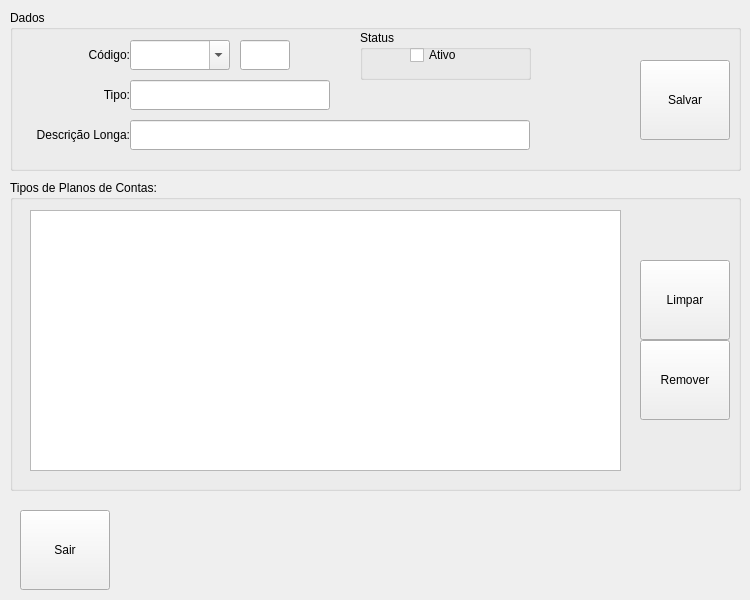
<?xml version="1.0" encoding="UTF-8"?>
<ui version="4.0">
 <class>MngFormChartAccountType</class>
 <widget class="QDialog" name="MngFormChartAccountType">
  <property name="geometry">
   <rect>
    <x>0</x>
    <y>0</y>
    <width>750</width>
    <height>600</height>
   </rect>
  </property>
  <property name="minimumSize">
   <size>
    <width>750</width>
    <height>600</height>
   </size>
  </property>
  <property name="maximumSize">
   <size>
    <width>750</width>
    <height>600</height>
   </size>
  </property>
  <property name="windowTitle">
   <string>Manutenção - Tipo de Plano de Contas...</string>
  </property>
  <property name="windowIcon">
   <iconset resource="../images.qrc">
    <normaloff>:/images/PNG/128x128/gnome-system-config-128x128.png</normaloff>:/images/PNG/128x128/gnome-system-config-128x128.png</iconset>
  </property>
  <widget class="QGroupBox" name="GBoxDataChartAccountType">
   <property name="geometry">
    <rect>
     <x>10</x>
     <y>10</y>
     <width>731</width>
     <height>161</height>
    </rect>
   </property>
   <property name="acceptDrops">
    <bool>true</bool>
   </property>
   <property name="toolTip">
    <string/>
   </property>
   <property name="title">
    <string>Dados</string>
   </property>
   <widget class="QLabel" name="LabelCodeChartAccountType">
    <property name="geometry">
     <rect>
      <x>0</x>
      <y>30</y>
      <width>120</width>
      <height>30</height>
     </rect>
    </property>
    <property name="text">
     <string>Código:</string>
    </property>
    <property name="alignment">
     <set>Qt::AlignRight|Qt::AlignTrailing|Qt::AlignVCenter</set>
    </property>
   </widget>
   <widget class="QLabel" name="LabelLongNameChartAccountType">
    <property name="geometry">
     <rect>
      <x>0</x>
      <y>110</y>
      <width>120</width>
      <height>30</height>
     </rect>
    </property>
    <property name="text">
     <string>Descrição Longa:</string>
    </property>
    <property name="alignment">
     <set>Qt::AlignRight|Qt::AlignTrailing|Qt::AlignVCenter</set>
    </property>
   </widget>
   <widget class="QLabel" name="LabelChartAccountType">
    <property name="geometry">
     <rect>
      <x>0</x>
      <y>70</y>
      <width>120</width>
      <height>30</height>
     </rect>
    </property>
    <property name="text">
     <string>Tipo:</string>
    </property>
    <property name="alignment">
     <set>Qt::AlignRight|Qt::AlignTrailing|Qt::AlignVCenter</set>
    </property>
   </widget>
   <widget class="QToolButton" name="TButtonSaveChartAccountType">
    <property name="geometry">
     <rect>
      <x>630</x>
      <y>50</y>
      <width>90</width>
      <height>80</height>
     </rect>
    </property>
    <property name="toolTip">
     <string>Salvar os dados para o Formulário...</string>
    </property>
    <property name="text">
     <string>Salvar</string>
    </property>
    <property name="icon">
     <iconset resource="../images.qrc">
      <normaloff>:/images/PNG/48x48/Filesave-48x48.png</normaloff>:/images/PNG/48x48/Filesave-48x48.png</iconset>
    </property>
    <property name="iconSize">
     <size>
      <width>48</width>
      <height>48</height>
     </size>
    </property>
    <property name="toolButtonStyle">
     <enum>Qt::ToolButtonTextUnderIcon</enum>
    </property>
   </widget>
   <widget class="QComboBox" name="CBoxCodeChartAccountType">
    <property name="geometry">
     <rect>
      <x>120</x>
      <y>30</y>
      <width>100</width>
      <height>30</height>
     </rect>
    </property>
    <property name="toolTip">
     <string>Informar um Código para Tipo de Plano de Contas...</string>
    </property>
    <property name="editable">
     <bool>true</bool>
    </property>
   </widget>
   <widget class="QLineEdit" name="LEditChartAccountTypeID">
    <property name="geometry">
     <rect>
      <x>230</x>
      <y>30</y>
      <width>50</width>
      <height>30</height>
     </rect>
    </property>
   </widget>
   <widget class="QLineEdit" name="LEditLongNameChartAccountType">
    <property name="geometry">
     <rect>
      <x>120</x>
      <y>110</y>
      <width>400</width>
      <height>30</height>
     </rect>
    </property>
    <property name="toolTip">
     <string>Informar uma Nome/Descrição para o Tipo de Plano de Contas...</string>
    </property>
   </widget>
   <widget class="QGroupBox" name="GBoxStatusActiveChartAccountType">
    <property name="geometry">
     <rect>
      <x>350</x>
      <y>20</y>
      <width>171</width>
      <height>50</height>
     </rect>
    </property>
    <property name="title">
     <string>Status</string>
    </property>
    <widget class="QCheckBox" name="CheckBoxStatusActiveChartAccountType">
     <property name="geometry">
      <rect>
       <x>50</x>
       <y>10</y>
       <width>100</width>
       <height>30</height>
      </rect>
     </property>
     <property name="toolTip">
      <string>Permite Ativar/Desativar  o Tipo de Plano de Contas...</string>
     </property>
     <property name="text">
      <string>Ativo</string>
     </property>
    </widget>
   </widget>
   <widget class="QLineEdit" name="LEditChartAccountType">
    <property name="geometry">
     <rect>
      <x>120</x>
      <y>70</y>
      <width>200</width>
      <height>30</height>
     </rect>
    </property>
    <property name="toolTip">
     <string>Informar um Tipo de Plano de Contas, Ex.(Ativos, Passivos, Despesas, Receitas)...</string>
    </property>
   </widget>
  </widget>
  <widget class="QToolButton" name="TButtonExitChartAccountType">
   <property name="geometry">
    <rect>
     <x>20</x>
     <y>510</y>
     <width>90</width>
     <height>80</height>
    </rect>
   </property>
   <property name="toolTip">
    <string>Permite Sair da Janela de Manutenção...</string>
   </property>
   <property name="text">
    <string>Sair</string>
   </property>
   <property name="icon">
    <iconset resource="../images.qrc">
     <normaloff>:/images/PNG/48x48/Exithome-48x48.png</normaloff>:/images/PNG/48x48/Exithome-48x48.png</iconset>
   </property>
   <property name="iconSize">
    <size>
     <width>48</width>
     <height>48</height>
    </size>
   </property>
   <property name="toolButtonStyle">
    <enum>Qt::ToolButtonTextUnderIcon</enum>
   </property>
  </widget>
  <widget class="QGroupBox" name="GBoxViewChartAccountType">
   <property name="geometry">
    <rect>
     <x>10</x>
     <y>180</y>
     <width>731</width>
     <height>311</height>
    </rect>
   </property>
   <property name="title">
    <string>Tipos de Planos de Contas:</string>
   </property>
   <widget class="QTableView" name="TableViewChartAccountType">
    <property name="geometry">
     <rect>
      <x>20</x>
      <y>30</y>
      <width>591</width>
      <height>261</height>
     </rect>
    </property>
    <property name="toolTip">
     <string>Tipos de Planos de Contas...</string>
    </property>
   </widget>
   <widget class="QToolButton" name="TButtonRemoveChartAccountType">
    <property name="geometry">
     <rect>
      <x>630</x>
      <y>160</y>
      <width>90</width>
      <height>80</height>
     </rect>
    </property>
    <property name="toolTip">
     <string>Fazer Remoção do Item selecionado da Tabela...</string>
    </property>
    <property name="text">
     <string>Remover</string>
    </property>
    <property name="icon">
     <iconset resource="../images.qrc">
      <normaloff>:/images/PNG/48x48/delete-48x48.png</normaloff>:/images/PNG/48x48/delete-48x48.png</iconset>
    </property>
    <property name="iconSize">
     <size>
      <width>48</width>
      <height>48</height>
     </size>
    </property>
    <property name="toolButtonStyle">
     <enum>Qt::ToolButtonTextUnderIcon</enum>
    </property>
   </widget>
   <widget class="QToolButton" name="TButtonCleanChartAccountType">
    <property name="geometry">
     <rect>
      <x>630</x>
      <y>80</y>
      <width>90</width>
      <height>80</height>
     </rect>
    </property>
    <property name="toolTip">
     <string>Permite Limpar os Campos e Atualizar a Janela de Manutenção...</string>
    </property>
    <property name="text">
     <string>Limpar</string>
    </property>
    <property name="icon">
     <iconset resource="../images.qrc">
      <normaloff>:/images/PNG/48x48/Rebuild-48x48.png</normaloff>:/images/PNG/48x48/Rebuild-48x48.png</iconset>
    </property>
    <property name="iconSize">
     <size>
      <width>48</width>
      <height>48</height>
     </size>
    </property>
    <property name="toolButtonStyle">
     <enum>Qt::ToolButtonTextUnderIcon</enum>
    </property>
   </widget>
  </widget>
 </widget>
 <resources>
  <include location="../images.qrc"/>
 </resources>
 <connections/>
</ui>
